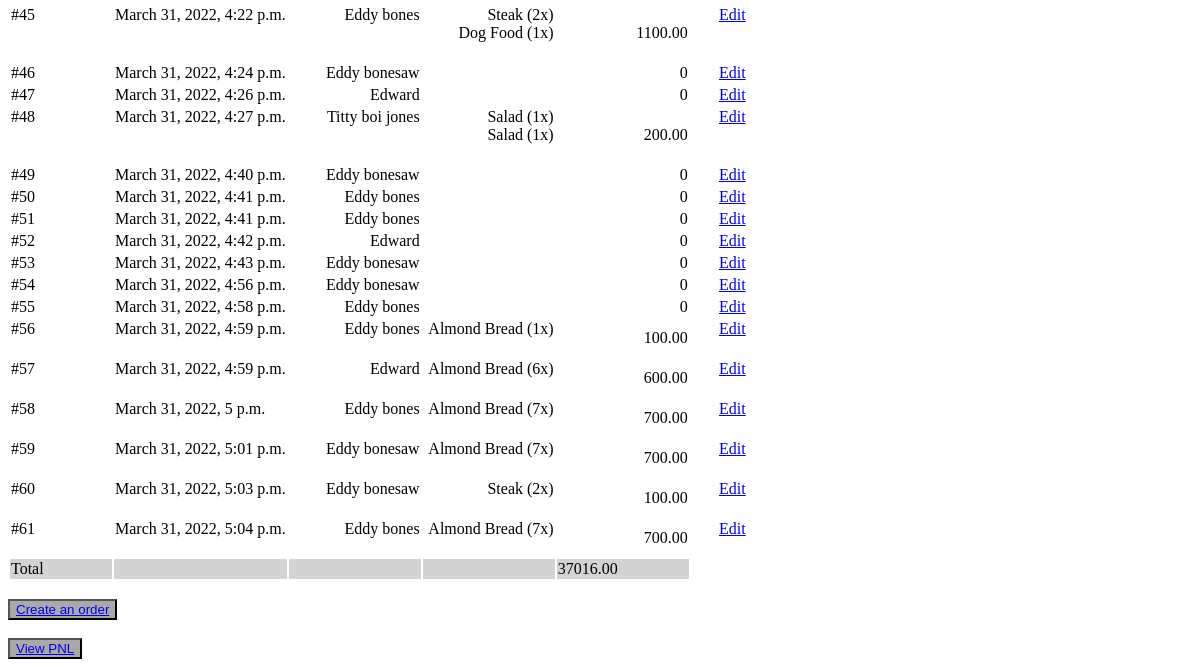
/orders/ (signed in, lower part), run on an earlier commit of the app's database.
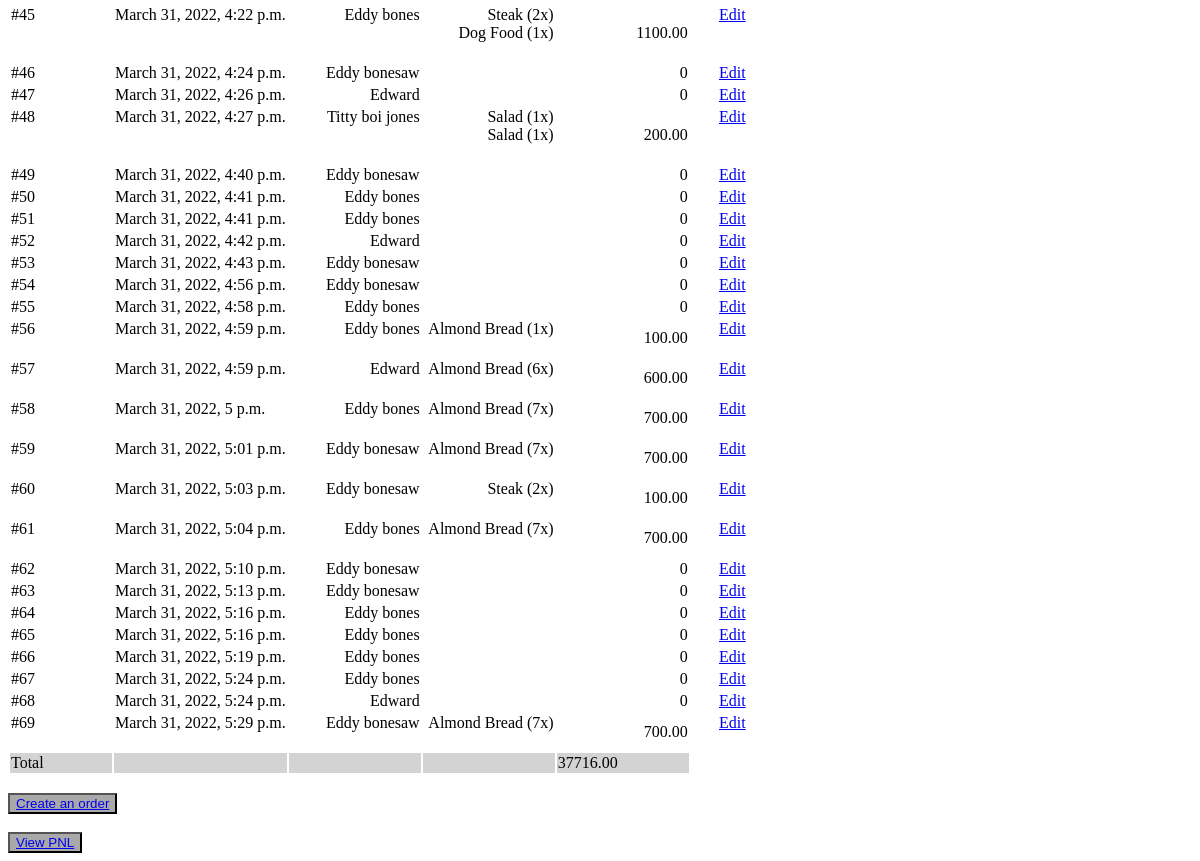
And on a later commit of the database.
### inventory/models.py (models this page shows, shortened)
class Order(models.Model):
    menuItems = models.ManyToManyField(MenuItem, through='DishQuantity')
    timestamp = models.DateTimeField(auto_now_add=True)
    customer = models.CharField(max_length=200)
    def getDishQuantities(self):
        quantities = DishQuantity.objects.filter(order=self)
        return quantities
    def revenue(self):
        selectedDishes = DishQuantity.objects.filter(order=self)
        revenue = 0
        for dish in selectedDishes:
            revenue += (dish.menuItem.price * dish.dishQuantity)
        return revenue

class DishQuantity(models.Model):
    order = models.ForeignKey(Order, on_delete=models.CASCADE)
    menuItem = models.ForeignKey(MenuItem, on_delete=models.CASCADE)
    dishQuantity = models.IntegerField(default=0)

class MenuItem(models.Model):
    name = models.CharField(max_length=200)
    price = models.DecimalField(max_digits=10, decimal_places=2)
    ingredients = models.ManyToManyField(Ingredient, through='IngredientQuantity')
    menu = models.ForeignKey(Menu, on_delete=models.CASCADE, null=True)
    def __str__(self):
        return self.name

### inventory/views.py (the view)
# urls.py: path('orders/', views.OrderList, name='orderlist'),
@login_required(login_url='login')
def OrderList(request):
    orders = Order.objects.all()
    totalRevenue = 0
    for order in orders:
        totalRevenue += order.revenue()
    context = {'orders': orders, 'totalrevenue': totalRevenue}
    return render(request, 'inventory/orderList.html', context)

### inventory/templates/inventory/orderList.html (shortened to what this page needs)
{% extends 'inventory/header.html' %}
{% block content %}
<div>
    {% if orders != '' %}
        <table>
            <tbody>
            {% for order in orders %}
                <tr>
                    <td align="left" valign="top">#{{ order.id }}</td>
                    <td align="left" valign="top">{{ order.timestamp }}</td>
                    <td align="right" valign="top">{{ order.customer }}</td>
                    <td style="text-align: right">
                        {% for dish in order.getDishQuantities %}
                            {{ dish.menuItem }} ({{ dish.dishQuantity }}x)
                            <br>
                        {% endfor %}
                        <br>
                    </td>
                    <td style="text-align: right">{{ order.revenue }}</td>
                    <td></td>
                    <td align="right" valign="top" width="50px"><a href="{% url 'orderupdate' order.id %}">Edit</a></td>
                </tr>
            {% endfor %}
                <tr style="background: lightgrey">
                    <td>Total</td>
                    <td></td>
                    <td></td>
                    <td></td>
                    <td>{{ totalrevenue }}</td>
                </tr>
            </tbody>
        </table>
    {% endif %}
    <br>
    <button style="background-color: darkgrey;" type="button"><a href="{% url 'ordercreate' %}">Create an order</a></button>
</div>
<br>
<div>
    <button style="background-color: darkgrey;" type="button"><a href="{% url 'pnlview' %}">View PNL</a></button>
</div>
{% endblock %}

What changed in the data, as far as the page shows it:
added Order: id "62", timestamp "March 31, 2022, 5:10 p.m.", customer "Eddy bonesaw", revenue "0"
added Order: id "63", timestamp "March 31, 2022, 5:13 p.m.", customer "Eddy bonesaw", revenue "0"
added Order: id "64", timestamp "March 31, 2022, 5:16 p.m.", customer "Eddy bones", revenue "0"
added Order: id "65", timestamp "March 31, 2022, 5:16 p.m.", customer "Eddy bones", revenue "0"
added Order: id "66", timestamp "March 31, 2022, 5:19 p.m.", customer "Eddy bones", revenue "0"
added Order: id "67", timestamp "March 31, 2022, 5:24 p.m.", customer "Eddy bones", revenue "0"
added Order: id "68", timestamp "March 31, 2022, 5:24 p.m.", customer "Edward", revenue "0"
added Order: id "69", timestamp "March 31, 2022, 5:29 p.m.", customer "Eddy bonesaw", revenue "700.00"
added DishQuantity: menuItem "Almond Bread", dishQuantity "7", shown under "69"
Also different on the page:
{{ totalrevenue }}: "37016.00" → "37716.00"
